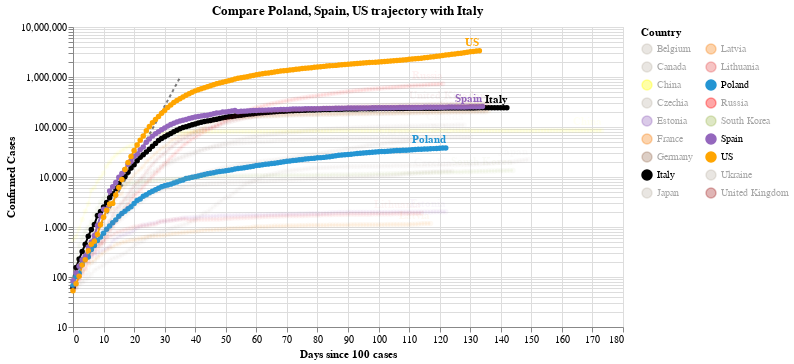

The notebook cell saved with this chart:
### Code cell
#hide_input
chart2 = make_since_chart(dff2, ['Poland', 'Spain', 'US'], baseline_countries)
chart2

### Figure 1 — Vega-Lite specification as saved in the notebook (floating-point values rounded to 4 significant figures; data arrays with more than 128 entries replaced by an {"elided": "..."} marker saying what was removed)
{"config": {"view": {"continuousWidth": 400, "continuousHeight": 300}}, "layer": [{"data": {"name": "data-628230001892d6798b50651be41d1b3e"}, "mark": {"type": "line", "color": "black", "opacity": 0.5, "strokeDash": [3, 3]}, "encoding": {"x": {"type": "quantitative", "field": "Days since 100 cases"}, "y": {"type": "quantitative", "field": "Confirmed Cases"}}}, {"data": {"name": "data-b10139863493e3ac4a2c0ad0d959ba87"}, "mark": {"type": "line", "point": true}, "encoding": {"color": {"type": "nominal", "field": "Country", "legend": {"columns": 2}, "scale": {"domain": ["Belgium", "Canada", "China", "Czechia", "Estonia", "France", "Germany", "Italy", "Japan", "Latvia", "Lithuania", "Poland", "Russia", "South Korea", "Spain", "US", "Ukraine", "United Kingdom"], "range": ["#C1B7AD", "#C1B7AD", "yellow", "#C1B7AD", "#9467bd", "#F58518", "#9D755D", "black", "#C1B7AD", "#F58518", "#E45756", "#2495D3", "red", "#A1BA59", "#9467bd", "orange", "#C1B7AD", "brown"]}}, "opacity": {"condition": {"value": 1, "selection": "selector004"}, "value": 0.05}, "tooltip": [{"type": "nominal", "field": "Country"}, {"type": "temporal", "field": "Date"}, {"type": "quantitative", "field": "Confirmed Cases"}, {"type": "quantitative", "field": "Days since 100 cases"}], "x": {"type": "quantitative", "field": "Days since 100 cases"}, "y": {"type": "quantitative", "field": "Confirmed Cases", "scale": {"type": "log"}}}, "selection": {"selector004": {"type": "multi", "fields": ["Country"], "bind": "legend", "init": [{"Country": "Poland"}, {"Country": "Spain"}, {"Country": "US"}, {"Country": "Italy"}]}}, "width": 550}, {"data": {"name": "data-b10139863493e3ac4a2c0ad0d959ba87"}, "mark": {"type": "text", "align": "right", "dy": -8, "fontWeight": "bold"}, "encoding": {"color": {"type": "nominal", "field": "Country", "legend": {"columns": 2}, "scale": {"domain": ["Belgium", "Canada", "China", "Czechia", "Estonia", "France", "Germany", "Italy", "Japan", "Latvia", "Lithuania", "Poland", "Russia", "South Korea", "Spain", "US", "Ukraine", "United Kingdom"], "range": ["#C1B7AD", "#C1B7AD", "yellow", "#C1B7AD", "#9467bd", "#F58518", "#9D755D", "black", "#C1B7AD", "#F58518", "#E45756", "#2495D3", "red", "#A1BA59", "#9467bd", "orange", "#C1B7AD", "brown"]}}, "opacity": {"condition": {"value": 1, "selection": "selector004"}, "value": 0.05}, "text": {"type": "nominal", "field": "Country"}, "tooltip": [{"type": "nominal", "field": "Country"}, {"type": "temporal", "field": "Date"}, {"type": "quantitative", "field": "Confirmed Cases"}, {"type": "quantitative", "field": "Days since 100 cases"}], "x": {"type": "quantitative", "field": "Days since 100 cases"}, "y": {"type": "quantitative", "field": "Confirmed Cases", "scale": {"type": "log"}}}, "transform": [{"filter": "(datum['Date'] >= 1594598400000)"}], "width": 550}], "title": "Compare Poland, Spain, US trajectory with Italy", "$schema": "https://vega.github.io/schema/vega-lite/v4.0.2.json", "datasets": {"data-628230001892d6798b50651be41d1b3e": [{"Days since 100 cases": 0, "Confirmed Cases": 100.0}, {"Days since 100 cases": 1, "Confirmed Cases": 130.0}, {"Days since 100 cases": 2, "Confirmed Cases": 169.0}, {"Days since 100 cases": 3, "Confirmed Cases": 219.7}, {"Days since 100 cases": 4, "Confirmed Cases": 285.6}, {"Days since 100 cases": 5, "Confirmed Cases": 371.3}, {"Days since 100 cases": 6, "Confirmed Cases": 482.7}, {"Days since 100 cases": 7, "Confirmed Cases": 627.5}, {"Days since 100 cases": 8, "Confirmed Cases": 815.7}, {"Days since 100 cases": 9, "Confirmed Cases": 1060.0}, {"Days since 100 cases": 10, "Confirmed Cases": 1379.0}, {"Days since 100 cases": 11, "Confirmed Cases": 1792.0}, {"Days since 100 cases": 12, "Confirmed Cases": 2330.0}, {"Days since 100 cases": 13, "Confirmed Cases": 3029.0}, {"Days since 100 cases": 14, "Confirmed Cases": 3937.0}, {"Days since 100 cases": 15, "Confirmed Cases": 5119.0}, {"Days since 100 cases": 16, "Confirmed Cases": 6654.0}, {"Days since 100 cases": 17, "Confirmed Cases": 8650.0}, {"Days since 100 cases": 18, "Confirmed Cases": 11250.0}, {"Days since 100 cases": 19, "Confirmed Cases": 14620.0}, {"Days since 100 cases": 20, "Confirmed Cases": 19000.0}, {"Days since 100 cases": 21, "Confirmed Cases": 24710.0}, {"Days since 100 cases": 22, "Confirmed Cases": 32120.0}, {"Days since 100 cases": 23, "Confirmed Cases": 41750.0}, {"Days since 100 cases": 24, "Confirmed Cases": 54280.0}, {"Days since 100 cases": 25, "Confirmed Cases": 70560.0}, {"Days since 100 cases": 26, "Confirmed Cases": 91730.0}, {"Days since 100 cases": 27, "Confirmed Cases": 119300.0}, {"Days since 100 cases": 28, "Confirmed Cases": 155000.0}, {"Days since 100 cases": 29, "Confirmed Cases": 201500.0}, {"Days since 100 cases": 30, "Confirmed Cases": 262000.0}, {"Days since 100 cases": 31, "Confirmed Cases": 340600.0}, {"Days since 100 cases": 32, "Confirmed Cases": 442800.0}, {"Days since 100 cases": 33, "Confirmed Cases": 575600.0}, {"Days since 100 cases": 34, "Confirmed Cases": 748300.0}, {"Days since 100 cases": 35, "Confirmed Cases": 972800.0}], "data-b10139863493e3ac4a2c0ad0d959ba87": {"elided": "2391 records"}}}
